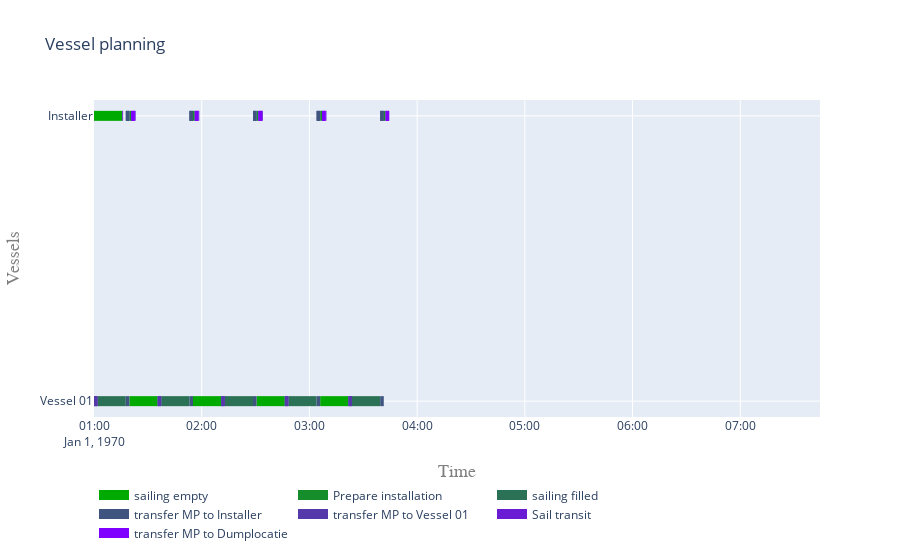

The cell this chart's notebook holds for it:
### Code cell
objects = [vessel, installer]
activities = []
for obj in objects:
    print(set(obj.log["Message"]))
    activities.extend(set(obj.log["Message"]))

activities = list(set(activities))

            
C = np.linspace(0,255, len(activities))
colors = {}

for i in range(len(activities)):
    colors[i] = f'rgb({int(C[i]/2)},{int(C[len(C) - 1 - i]/1.5)},{int(C[i])})'

vessel_planning(objects, activities, colors)
